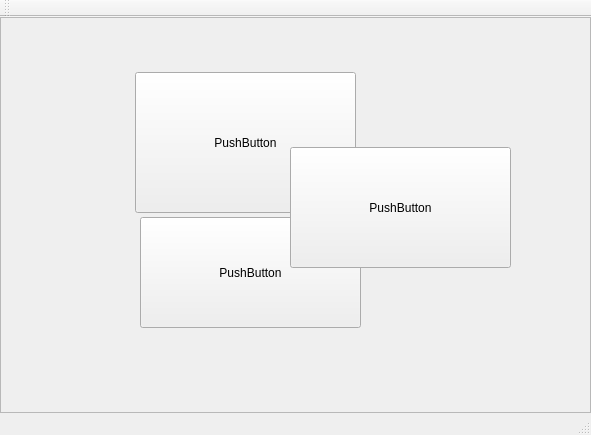
<?xml version="1.0" encoding="UTF-8"?>
<ui version="4.0">
 <class>MainWindow</class>
 <widget class="QMainWindow" name="MainWindow">
  <property name="geometry">
   <rect>
    <x>0</x>
    <y>0</y>
    <width>591</width>
    <height>435</height>
   </rect>
  </property>
  <property name="sizeIncrement">
   <size>
    <width>4</width>
    <height>2</height>
   </size>
  </property>
  <property name="windowTitle">
   <string>MainWindow</string>
  </property>
  <widget class="QWidget" name="centralWidget">
   <layout class="QHBoxLayout" name="horizontalLayout">
    <property name="margin">
     <number>0</number>
    </property>
    <item>
     <widget class="QFrame" name="frame">
      <property name="sizePolicy">
       <sizepolicy hsizetype="Preferred" vsizetype="Preferred">
        <horstretch>4</horstretch>
        <verstretch>2</verstretch>
       </sizepolicy>
      </property>
      <property name="sizeIncrement">
       <size>
        <width>4</width>
        <height>2</height>
       </size>
      </property>
      <property name="frameShape">
       <enum>QFrame::StyledPanel</enum>
      </property>
      <property name="frameShadow">
       <enum>QFrame::Sunken</enum>
      </property>
      <widget class="QPushButton" name="pushButton">
       <property name="geometry">
        <rect>
         <x>135</x>
         <y>55</y>
         <width>221</width>
         <height>141</height>
        </rect>
       </property>
       <property name="sizePolicy">
        <sizepolicy hsizetype="Minimum" vsizetype="Minimum">
         <horstretch>4</horstretch>
         <verstretch>2</verstretch>
        </sizepolicy>
       </property>
       <property name="sizeIncrement">
        <size>
         <width>4</width>
         <height>2</height>
        </size>
       </property>
       <property name="text">
        <string>PushButton</string>
       </property>
      </widget>
      <widget class="QPushButton" name="pushButton_3">
       <property name="geometry">
        <rect>
         <x>140</x>
         <y>200</y>
         <width>221</width>
         <height>111</height>
        </rect>
       </property>
       <property name="sizePolicy">
        <sizepolicy hsizetype="Minimum" vsizetype="Minimum">
         <horstretch>0</horstretch>
         <verstretch>0</verstretch>
        </sizepolicy>
       </property>
       <property name="text">
        <string>PushButton</string>
       </property>
      </widget>
      <widget class="QPushButton" name="pushButton_2">
       <property name="geometry">
        <rect>
         <x>290</x>
         <y>130</y>
         <width>221</width>
         <height>121</height>
        </rect>
       </property>
       <property name="sizePolicy">
        <sizepolicy hsizetype="Minimum" vsizetype="Minimum">
         <horstretch>0</horstretch>
         <verstretch>0</verstretch>
        </sizepolicy>
       </property>
       <property name="text">
        <string>PushButton</string>
       </property>
      </widget>
     </widget>
    </item>
   </layout>
  </widget>
  <widget class="QToolBar" name="mainToolBar">
   <attribute name="toolBarArea">
    <enum>TopToolBarArea</enum>
   </attribute>
   <attribute name="toolBarBreak">
    <bool>false</bool>
   </attribute>
  </widget>
  <widget class="QStatusBar" name="statusBar"/>
  <action name="actionOpen">
   <property name="text">
    <string>Open</string>
   </property>
   <property name="toolTip">
    <string>Open media</string>
   </property>
  </action>
  <action name="actionPause">
   <property name="text">
    <string>Pause</string>
   </property>
  </action>
  <action name="actionSettings">
   <property name="text">
    <string>Settings</string>
   </property>
  </action>
 </widget>
 <layoutdefault spacing="6" margin="11"/>
 <resources/>
 <connections/>
</ui>
